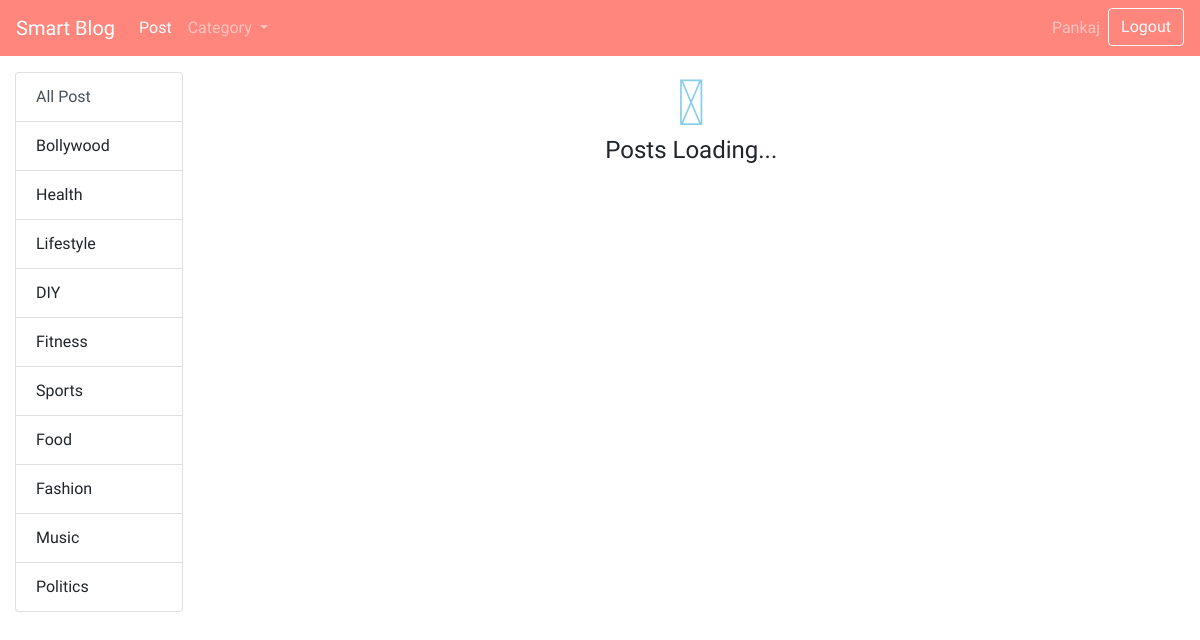
Page /profile.php (signed in) on the committed database.
### tables this page shows
CREATE TABLE `categories` (
  `cid` int(12) NOT NULL,
  `cName` varchar(50) NOT NULL,
  `cDiscription` longtext NOT NULL,
  `cImg` varchar(500) NOT NULL DEFAULT 'default.jpg'
);

### admin/config/allCategory.php (called while the page is built)
<?php
require 'connection.php';
	$selectQuery = "SELECT * FROM `categories` ";
    $query = mysqli_query($con, $selectQuery);
?>

### profile.php (the view, shortened to what this page needs)
<?php
    require 'admin/config/allCategory.php';
?>
<!doctype html>
<html lang="en">
  <head>
    <link rel="stylesheet" type="text/css" href="assets/css/style.css">
    <link rel="stylesheet" href="https://cdnjs.cloudflare.com/ajax/libs/font-awesome/4.7.0/css/font-awesome.min.css">
    <link rel="stylesheet" href="https://maxcdn.bootstrapcdn.com/bootstrap/4.0.0/css/bootstrap.min.css">
  </head>
  <body>
<nav class="navbar navbar-expand-lg navbar-dark bg-dark" style="background-color: #ff867c !important">
  <a class="navbar-brand" href="index.php">Smart Blog</a>
  <div class="collapse navbar-collapse" id="navbarSupportedContent">
    <ul class="navbar-nav mr-auto">
      <li class="nav-item active">
        <a class="nav-link" href="index.php">Post <span class="sr-only">(current)</span></a>
      </li>
      <li class="nav-item dropdown">
        <a class="nav-link dropdown-toggle" href="#" id="navbarDropdown" role="button" data-toggle="dropdown" aria-haspopup="true" aria-expanded="false">
          Category
        </a>
      </li>
    </ul>
       <ul class="navbar-nav ml-auto">
      <li class="nav-item">
        <a class="nav-link" href="#!"><?php echo $_SESSION['userName']; ?></a>
      </li>
      <li class="nav-item">
        <a class="btn btn-outline-light" href="logout.php">Logout</a>
      </li>
    </ul>
  </div>
</nav>
<main>
 <div class="container-fluid">
        <div class="row mt-3 mr-auto">
            <div class="col col-md-2">
                <div class="list-group">
                    <a href="#" onclick="getPosts(0, this)" class="c-link list-group-item list-group-item-action active">All Post</a>
                    <?php
                      require 'admin/config/allCategory.php';
                      while($d=mysqli_fetch_array($query))
                      {
                    ?>
                    <a onclick="getPosts(<?php echo $d['cid']; ?>, this)" class="c-link list-group-item list-group-item-action" value="<?php echo $d['cid']; ?>"><?php echo $d['cName']; ?></a>
                    <?php
                        }
                    ?>
                </div>
            </div>
            <div class="col col-md-10">
                <div class="container text-center" id="loader">
                    <i class="fa fa-refresh fa-4x fa-spin" style="color:skyblue;"></i>
                    <h4 class="display-5">Posts Loading...</h4>
                </div>
            </div>
        </div>
    </div>
</main>
  </body>
</html>

### assets/css/style.css (style rules this page uses)
* { margin: 0; padding: 0; box-sizing: border-box; font-family: 'Kiwi Maru', serif !important; }

### rows in the picture
categories: $d['cid'] 1 (drawn), cName "Bollywood"
categories: $d['cid'] 2 (drawn), cName "Health"
categories: $d['cid'] 3 (drawn), cName "Lifestyle"
categories: $d['cid'] 4 (drawn), cName "DIY"
categories: $d['cid'] 5 (drawn), cName "Fitness"
categories: $d['cid'] 6 (drawn), cName "Sports"
categories: $d['cid'] 7 (drawn), cName "Food"
categories: $d['cid'] 8 (drawn), cName "Fashion"
categories: $d['cid'] 9 (drawn), cName "Music"
categories: $d['cid'] 11 (drawn), cName "Politics"

### other values in the picture
$_SESSION['userName'] "Pankaj"
